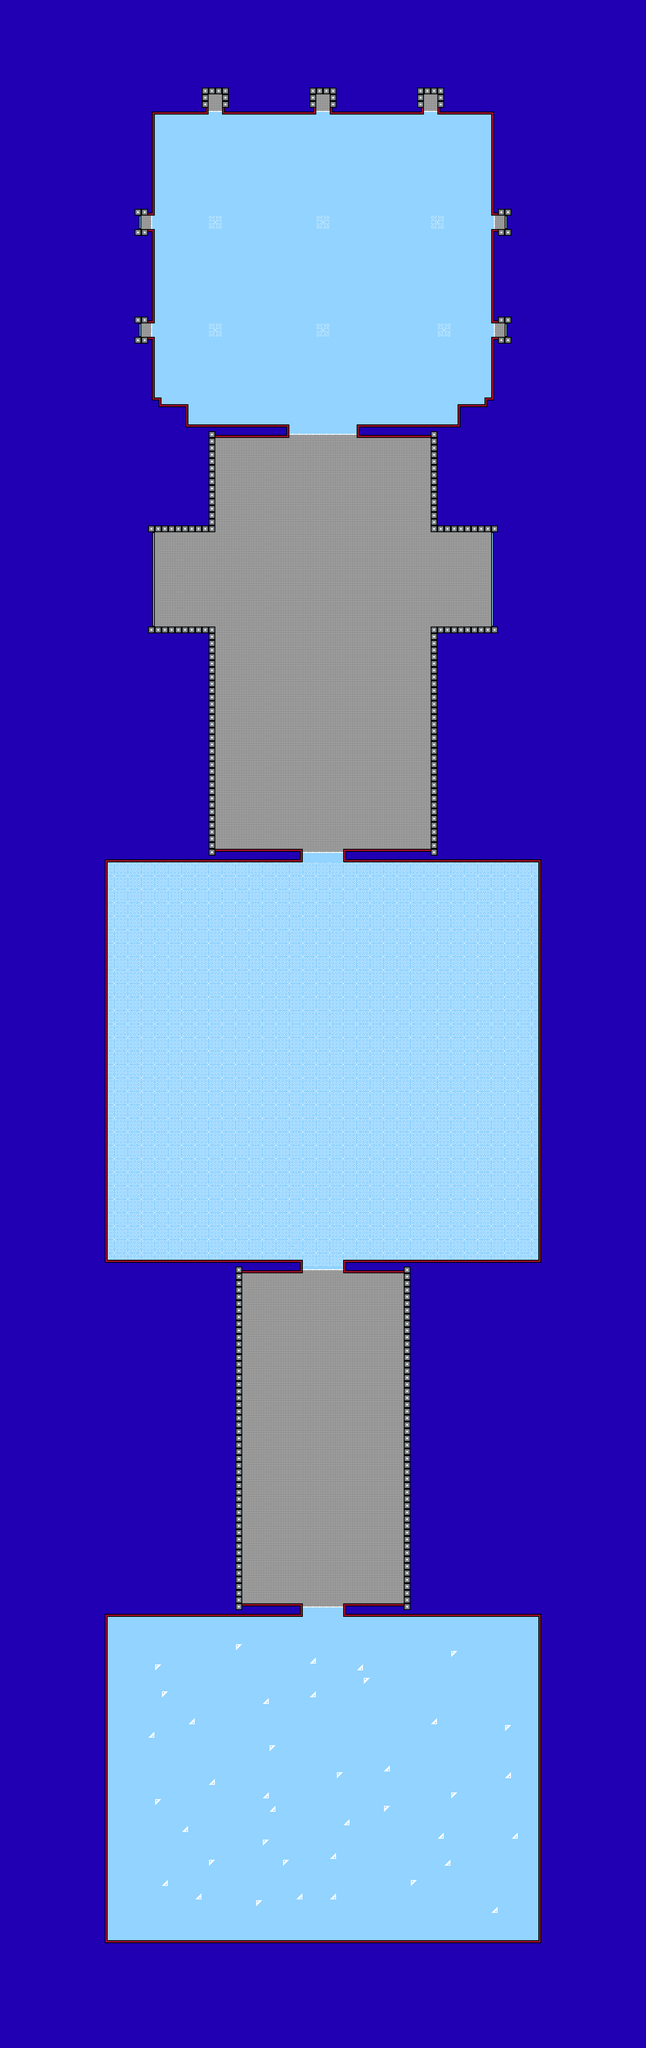

A level layout from a 2D game, rendered from its tile map. Below: a short description, then the map file with tile-grid data replaced by summaries:
An orthogonal 96x304 tile map with 16x16 px tiles, 1 tile layer (Walls).

<map version="1.2" tiledversion="1.3.1" orientation="orthogonal" renderorder="right-down" compressionlevel="0" width="96" height="304" tilewidth="16" tileheight="16" infinite="0" nextlayerid="2" nextobjectid="1">
 <tileset firstgid="1" source="../TileSets/level_11.tsx" />
 <layer id="1" name="Walls" width="96" height="304">
  <data>[29184 cells, 29184 non-empty, 32 distinct tile ids]</data>
 </layer>
</map>